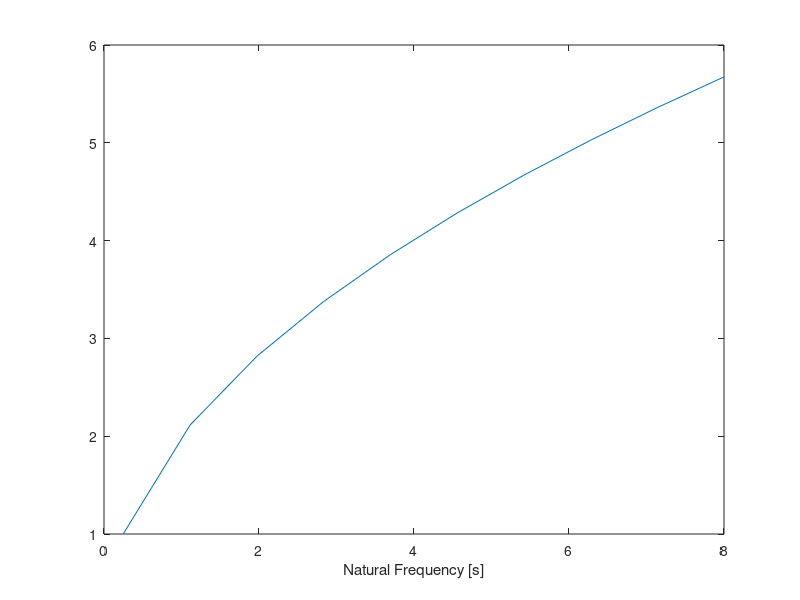

Reproduce this figure in MATLAB.



L=linspace(0.25,8,10);
g=9.81;
Nat_Per=2*pi*sqrt(L/g);
figure
plot(L,Nat_Per)
xlabel('Pendulum Length [m]');
xlabel('Natural Frequency [s]');
